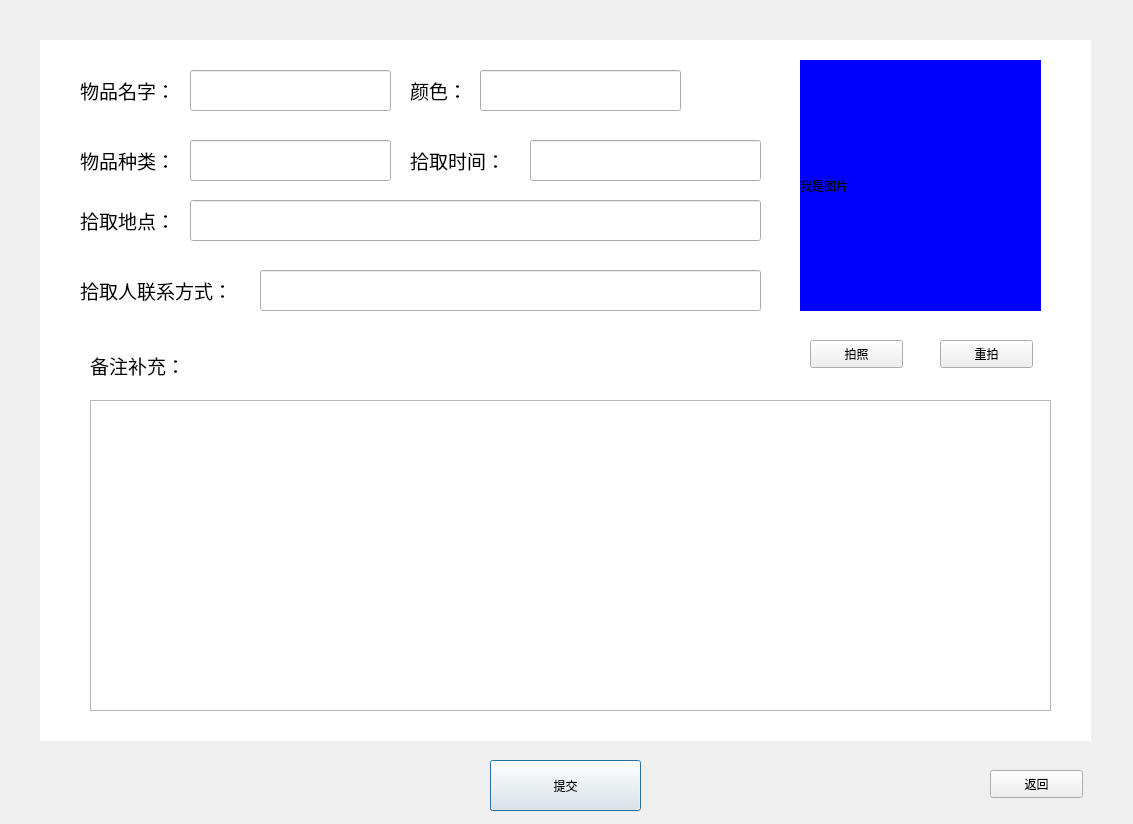
<?xml version="1.0" encoding="UTF-8"?>
<ui version="4.0">
 <class>Dialog</class>
 <widget class="QDialog" name="Dialog">
  <property name="geometry">
   <rect>
    <x>0</x>
    <y>0</y>
    <width>1133</width>
    <height>824</height>
   </rect>
  </property>
  <property name="windowTitle">
   <string>Dialog</string>
  </property>
  <widget class="QLabel" name="label_2">
   <property name="geometry">
    <rect>
     <x>40</x>
     <y>40</y>
     <width>1051</width>
     <height>701</height>
    </rect>
   </property>
   <property name="styleSheet">
    <string notr="true">QLabel{
background:white;;
}</string>
   </property>
   <property name="text">
    <string/>
   </property>
  </widget>
  <widget class="QPushButton" name="pushButton">
   <property name="geometry">
    <rect>
     <x>490</x>
     <y>760</y>
     <width>151</width>
     <height>51</height>
    </rect>
   </property>
   <property name="text">
    <string>提交</string>
   </property>
  </widget>
  <widget class="QPushButton" name="pushButton_2">
   <property name="geometry">
    <rect>
     <x>990</x>
     <y>770</y>
     <width>93</width>
     <height>28</height>
    </rect>
   </property>
   <property name="text">
    <string>返回</string>
   </property>
  </widget>
  <widget class="QLabel" name="label">
   <property name="geometry">
    <rect>
     <x>80</x>
     <y>70</y>
     <width>111</width>
     <height>41</height>
    </rect>
   </property>
   <property name="text">
    <string>&lt;html&gt;&lt;head/&gt;&lt;body&gt;&lt;p&gt;&lt;span style=&quot; font-size:14pt;&quot;&gt;物品名字：&lt;/span&gt;&lt;/p&gt;&lt;/body&gt;&lt;/html&gt;</string>
   </property>
  </widget>
  <widget class="QLabel" name="label_3">
   <property name="geometry">
    <rect>
     <x>80</x>
     <y>140</y>
     <width>111</width>
     <height>41</height>
    </rect>
   </property>
   <property name="text">
    <string>&lt;html&gt;&lt;head/&gt;&lt;body&gt;&lt;p&gt;&lt;span style=&quot; font-size:14pt;&quot;&gt;物品种类：&lt;/span&gt;&lt;/p&gt;&lt;/body&gt;&lt;/html&gt;</string>
   </property>
  </widget>
  <widget class="QLabel" name="label_4">
   <property name="geometry">
    <rect>
     <x>410</x>
     <y>70</y>
     <width>61</width>
     <height>41</height>
    </rect>
   </property>
   <property name="text">
    <string>&lt;html&gt;&lt;head/&gt;&lt;body&gt;&lt;p&gt;&lt;span style=&quot; font-size:14pt;&quot;&gt;颜色：&lt;/span&gt;&lt;/p&gt;&lt;/body&gt;&lt;/html&gt;</string>
   </property>
  </widget>
  <widget class="QLabel" name="label_5">
   <property name="geometry">
    <rect>
     <x>80</x>
     <y>200</y>
     <width>111</width>
     <height>41</height>
    </rect>
   </property>
   <property name="text">
    <string>&lt;html&gt;&lt;head/&gt;&lt;body&gt;&lt;p&gt;&lt;span style=&quot; font-size:14pt;&quot;&gt;拾取地点：&lt;/span&gt;&lt;/p&gt;&lt;/body&gt;&lt;/html&gt;</string>
   </property>
  </widget>
  <widget class="QLabel" name="label_6">
   <property name="geometry">
    <rect>
     <x>80</x>
     <y>270</y>
     <width>181</width>
     <height>41</height>
    </rect>
   </property>
   <property name="text">
    <string>&lt;html&gt;&lt;head/&gt;&lt;body&gt;&lt;p&gt;&lt;span style=&quot; font-size:14pt;&quot;&gt;拾取人联系方式：&lt;/span&gt;&lt;/p&gt;&lt;/body&gt;&lt;/html&gt;</string>
   </property>
  </widget>
  <widget class="QLabel" name="label_7">
   <property name="geometry">
    <rect>
     <x>410</x>
     <y>140</y>
     <width>111</width>
     <height>41</height>
    </rect>
   </property>
   <property name="text">
    <string>&lt;html&gt;&lt;head/&gt;&lt;body&gt;&lt;p&gt;&lt;span style=&quot; font-size:14pt;&quot;&gt;拾取时间：&lt;/span&gt;&lt;/p&gt;&lt;/body&gt;&lt;/html&gt;</string>
   </property>
  </widget>
  <widget class="QLabel" name="label_8">
   <property name="geometry">
    <rect>
     <x>90</x>
     <y>350</y>
     <width>111</width>
     <height>31</height>
    </rect>
   </property>
   <property name="text">
    <string>&lt;html&gt;&lt;head/&gt;&lt;body&gt;&lt;p&gt;&lt;span style=&quot; font-size:14pt;&quot;&gt;备注补充：&lt;/span&gt;&lt;/p&gt;&lt;/body&gt;&lt;/html&gt;</string>
   </property>
  </widget>
  <widget class="QLineEdit" name="lineEdit">
   <property name="geometry">
    <rect>
     <x>190</x>
     <y>70</y>
     <width>201</width>
     <height>41</height>
    </rect>
   </property>
  </widget>
  <widget class="QLineEdit" name="lineEdit_2">
   <property name="geometry">
    <rect>
     <x>190</x>
     <y>140</y>
     <width>201</width>
     <height>41</height>
    </rect>
   </property>
  </widget>
  <widget class="QLineEdit" name="lineEdit_3">
   <property name="geometry">
    <rect>
     <x>530</x>
     <y>140</y>
     <width>231</width>
     <height>41</height>
    </rect>
   </property>
  </widget>
  <widget class="QLineEdit" name="lineEdit_4">
   <property name="geometry">
    <rect>
     <x>480</x>
     <y>70</y>
     <width>201</width>
     <height>41</height>
    </rect>
   </property>
  </widget>
  <widget class="QLineEdit" name="lineEdit_5">
   <property name="geometry">
    <rect>
     <x>190</x>
     <y>200</y>
     <width>571</width>
     <height>41</height>
    </rect>
   </property>
  </widget>
  <widget class="QLineEdit" name="lineEdit_6">
   <property name="geometry">
    <rect>
     <x>260</x>
     <y>270</y>
     <width>501</width>
     <height>41</height>
    </rect>
   </property>
  </widget>
  <widget class="QTextEdit" name="textEdit">
   <property name="geometry">
    <rect>
     <x>90</x>
     <y>400</y>
     <width>961</width>
     <height>311</height>
    </rect>
   </property>
  </widget>
  <widget class="QLabel" name="label_9">
   <property name="geometry">
    <rect>
     <x>800</x>
     <y>60</y>
     <width>241</width>
     <height>251</height>
    </rect>
   </property>
   <property name="styleSheet">
    <string notr="true">QLabel{
	background:blue;
}</string>
   </property>
   <property name="text">
    <string>我是图片</string>
   </property>
  </widget>
  <widget class="QPushButton" name="pushButton_3">
   <property name="geometry">
    <rect>
     <x>810</x>
     <y>340</y>
     <width>93</width>
     <height>28</height>
    </rect>
   </property>
   <property name="text">
    <string>拍照</string>
   </property>
  </widget>
  <widget class="QPushButton" name="pushButton_4">
   <property name="geometry">
    <rect>
     <x>940</x>
     <y>340</y>
     <width>93</width>
     <height>28</height>
    </rect>
   </property>
   <property name="text">
    <string>重拍</string>
   </property>
  </widget>
 </widget>
 <resources/>
 <connections/>
</ui>
